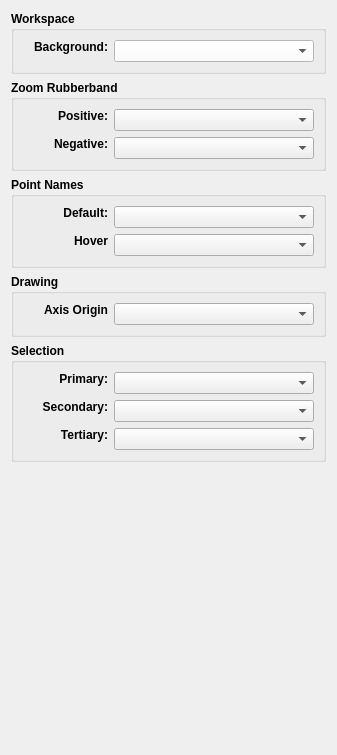
     <widget class="QWidget" name="colorsTab">
      <attribute name="title">
       <string>Colors</string>
      </attribute>
      <layout class="QVBoxLayout" name="verticalLayout_18">
       <item>
        <widget class="QGroupBox" name="groupBox">
         <property name="sizePolicy">
          <sizepolicy hsizetype="Expanding" vsizetype="Preferred">
           <horstretch>0</horstretch>
           <verstretch>0</verstretch>
          </sizepolicy>
         </property>
         <property name="minimumSize">
          <size>
           <width>0</width>
           <height>0</height>
          </size>
         </property>
         <property name="font">
          <font>
           <pointsize>9</pointsize>
           <bold>true</bold>
          </font>
         </property>
         <property name="title">
          <string>Workspace</string>
         </property>
         <layout class="QVBoxLayout" name="verticalLayout_26">
          <item>
           <layout class="QFormLayout" name="formLayout_12">
            <item row="0" column="0">
             <widget class="QLabel" name="bgColor_Label">
              <property name="sizePolicy">
               <sizepolicy hsizetype="Preferred" vsizetype="Fixed">
                <horstretch>0</horstretch>
                <verstretch>0</verstretch>
               </sizepolicy>
              </property>
              <property name="minimumSize">
               <size>
                <width>85</width>
                <height>0</height>
               </size>
              </property>
              <property name="maximumSize">
               <size>
                <width>16777215</width>
                <height>16777215</height>
               </size>
              </property>
              <property name="text">
               <string>Background:</string>
              </property>
              <property name="alignment">
               <set>Qt::AlignRight|Qt::AlignTrailing|Qt::AlignVCenter</set>
              </property>
             </widget>
            </item>
            <item row="0" column="1">
             <widget class="ColorComboBox" name="bgColor_ComboBox">
              <property name="sizePolicy">
               <sizepolicy hsizetype="Preferred" vsizetype="Fixed">
                <horstretch>0</horstretch>
                <verstretch>0</verstretch>
               </sizepolicy>
              </property>
              <property name="minimumSize">
               <size>
                <width>200</width>
                <height>0</height>
               </size>
              </property>
              <property name="maximumSize">
               <size>
                <width>0</width>
                <height>16777215</height>
               </size>
              </property>
              <property name="styleSheet">
               <string notr="true">background-color: rgb(255, 255, 255);</string>
              </property>
              <property name="maxVisibleItems">
               <number>15</number>
              </property>
              <property name="iconSize">
               <size>
                <width>40</width>
                <height>14</height>
               </size>
              </property>
             </widget>
            </item>
           </layout>
          </item>
         </layout>
        </widget>
       </item>
       <item>
        <widget class="QGroupBox" name="zoomRubberBandGroupBox">
         <property name="sizePolicy">
          <sizepolicy hsizetype="Expanding" vsizetype="Preferred">
           <horstretch>0</horstretch>
           <verstretch>0</verstretch>
          </sizepolicy>
         </property>
         <property name="minimumSize">
          <size>
           <width>0</width>
           <height>0</height>
          </size>
         </property>
         <property name="maximumSize">
          <size>
           <width>16777215</width>
           <height>16777215</height>
          </size>
         </property>
         <property name="font">
          <font>
           <pointsize>9</pointsize>
           <bold>true</bold>
          </font>
         </property>
         <property name="title">
          <string>Zoom Rubberband</string>
         </property>
         <layout class="QVBoxLayout" name="verticalLayout_12">
          <item>
           <layout class="QFormLayout" name="formLayout">
            <item row="0" column="0">
             <widget class="QLabel" name="zrbPositiveColorLabel">
              <property name="sizePolicy">
               <sizepolicy hsizetype="Preferred" vsizetype="Fixed">
                <horstretch>0</horstretch>
                <verstretch>0</verstretch>
               </sizepolicy>
              </property>
              <property name="minimumSize">
               <size>
                <width>85</width>
                <height>0</height>
               </size>
              </property>
              <property name="font">
               <font>
                <pointsize>9</pointsize>
                <bold>true</bold>
               </font>
              </property>
              <property name="text">
               <string>Positive:</string>
              </property>
              <property name="alignment">
               <set>Qt::AlignRight|Qt::AlignTrailing|Qt::AlignVCenter</set>
              </property>
             </widget>
            </item>
            <item row="0" column="1">
             <widget class="ColorComboBox" name="zrbPositiveColor_ComboBox">
              <property name="sizePolicy">
               <sizepolicy hsizetype="Preferred" vsizetype="Fixed">
                <horstretch>0</horstretch>
                <verstretch>0</verstretch>
               </sizepolicy>
              </property>
              <property name="minimumSize">
               <size>
                <width>200</width>
                <height>0</height>
               </size>
              </property>
              <property name="maximumSize">
               <size>
                <width>0</width>
                <height>16777215</height>
               </size>
              </property>
              <property name="styleSheet">
               <string notr="true"/>
              </property>
              <property name="maxVisibleItems">
               <number>15</number>
              </property>
              <property name="iconSize">
               <size>
                <width>40</width>
                <height>14</height>
               </size>
              </property>
             </widget>
            </item>
            <item row="1" column="0">
             <widget class="QLabel" name="zrbNegativeColorLabel">
              <property name="sizePolicy">
               <sizepolicy hsizetype="Preferred" vsizetype="Fixed">
                <horstretch>0</horstretch>
                <verstretch>0</verstretch>
               </sizepolicy>
              </property>
              <property name="minimumSize">
               <size>
                <width>85</width>
                <height>0</height>
               </size>
              </property>
              <property name="maximumSize">
               <size>
                <width>16777215</width>
                <height>16777215</height>
               </size>
              </property>
              <property name="font">
               <font>
                <pointsize>9</pointsize>
                <bold>true</bold>
               </font>
              </property>
              <property name="text">
               <string>Negative:</string>
              </property>
              <property name="alignment">
               <set>Qt::AlignRight|Qt::AlignTrailing|Qt::AlignVCenter</set>
              </property>
             </widget>
            </item>
            <item row="1" column="1">
             <widget class="ColorComboBox" name="zrbNegativeColor_ComboBox">
              <property name="sizePolicy">
               <sizepolicy hsizetype="Preferred" vsizetype="Fixed">
                <horstretch>0</horstretch>
                <verstretch>0</verstretch>
               </sizepolicy>
              </property>
              <property name="maximumSize">
               <size>
                <width>200</width>
                <height>16777215</height>
               </size>
              </property>
              <property name="styleSheet">
               <string notr="true"/>
              </property>
              <property name="maxVisibleItems">
               <number>15</number>
              </property>
              <property name="iconSize">
               <size>
                <width>40</width>
                <height>14</height>
               </size>
              </property>
             </widget>
            </item>
           </layout>
          </item>
         </layout>
        </widget>
       </item>
       <item>
        <widget class="QGroupBox" name="pointNames_GroupBox">
         <property name="sizePolicy">
          <sizepolicy hsizetype="Expanding" vsizetype="Preferred">
           <horstretch>0</horstretch>
           <verstretch>0</verstretch>
          </sizepolicy>
         </property>
         <property name="minimumSize">
          <size>
           <width>0</width>
           <height>0</height>
          </size>
         </property>
         <property name="maximumSize">
          <size>
           <width>16777215</width>
           <height>16777215</height>
          </size>
         </property>
         <property name="font">
          <font>
           <pointsize>9</pointsize>
           <bold>true</bold>
          </font>
         </property>
         <property name="title">
          <string>Point Names</string>
         </property>
         <layout class="QVBoxLayout" name="verticalLayout_13">
          <item>
           <layout class="QFormLayout" name="formLayout_7">
            <item row="0" column="0">
             <widget class="QLabel" name="pontNameColor_Label">
              <property name="sizePolicy">
               <sizepolicy hsizetype="Preferred" vsizetype="Fixed">
                <horstretch>0</horstretch>
                <verstretch>0</verstretch>
               </sizepolicy>
              </property>
              <property name="minimumSize">
               <size>
                <width>85</width>
                <height>0</height>
               </size>
              </property>
              <property name="font">
               <font>
                <pointsize>9</pointsize>
                <bold>true</bold>
               </font>
              </property>
              <property name="text">
               <string>Default:</string>
              </property>
              <property name="alignment">
               <set>Qt::AlignRight|Qt::AlignTrailing|Qt::AlignVCenter</set>
              </property>
             </widget>
            </item>
            <item row="0" column="1">
             <widget class="ColorComboBox" name="pointNameColor_ComboBox">
              <property name="sizePolicy">
               <sizepolicy hsizetype="Preferred" vsizetype="Fixed">
                <horstretch>0</horstretch>
                <verstretch>0</verstretch>
               </sizepolicy>
              </property>
              <property name="maximumSize">
               <size>
                <width>200</width>
                <height>16777215</height>
               </size>
              </property>
              <property name="styleSheet">
               <string notr="true"/>
              </property>
              <property name="maxVisibleItems">
               <number>15</number>
              </property>
              <property name="iconSize">
               <size>
                <width>40</width>
                <height>14</height>
               </size>
              </property>
             </widget>
            </item>
            <item row="1" column="0">
             <widget class="QLabel" name="pontNameHoverColor_Label">
              <property name="sizePolicy">
               <sizepolicy hsizetype="Preferred" vsizetype="Fixed">
                <horstretch>0</horstretch>
                <verstretch>0</verstretch>
               </sizepolicy>
              </property>
              <property name="minimumSize">
               <size>
                <width>85</width>
                <height>0</height>
               </size>
              </property>
              <property name="maximumSize">
               <size>
                <width>16777215</width>
                <height>16777215</height>
               </size>
              </property>
              <property name="font">
               <font>
                <pointsize>9</pointsize>
                <bold>true</bold>
               </font>
              </property>
              <property name="text">
               <string>Hover</string>
              </property>
              <property name="alignment">
               <set>Qt::AlignRight|Qt::AlignTrailing|Qt::AlignVCenter</set>
              </property>
             </widget>
            </item>
            <item row="1" column="1">
             <widget class="ColorComboBox" name="pointNameHoverColor_ComboBox">
              <property name="sizePolicy">
               <sizepolicy hsizetype="Preferred" vsizetype="Fixed">
                <horstretch>0</horstretch>
                <verstretch>0</verstretch>
               </sizepolicy>
              </property>
              <property name="maximumSize">
               <size>
                <width>200</width>
                <height>16777215</height>
               </size>
              </property>
              <property name="styleSheet">
               <string notr="true"/>
              </property>
              <property name="maxVisibleItems">
               <number>15</number>
              </property>
              <property name="iconSize">
               <size>
                <width>40</width>
                <height>14</height>
               </size>
              </property>
             </widget>
            </item>
           </layout>
          </item>
         </layout>
        </widget>
       </item>
       <item>
        <widget class="QGroupBox" name="drawing_GroupBox">
         <property name="sizePolicy">
          <sizepolicy hsizetype="Expanding" vsizetype="Preferred">
           <horstretch>0</horstretch>
           <verstretch>0</verstretch>
          </sizepolicy>
         </property>
         <property name="minimumSize">
          <size>
           <width>0</width>
           <height>0</height>
          </size>
         </property>
         <property name="maximumSize">
          <size>
           <width>16777215</width>
           <height>16777215</height>
          </size>
         </property>
         <property name="font">
          <font>
           <pointsize>9</pointsize>
           <bold>true</bold>
          </font>
         </property>
         <property name="title">
          <string>Drawing</string>
         </property>
         <layout class="QVBoxLayout" name="verticalLayout_14">
          <item>
           <layout class="QFormLayout" name="formLayout_8">
            <item row="0" column="0">
             <widget class="QLabel" name="axisOrginColor_Label">
              <property name="sizePolicy">
               <sizepolicy hsizetype="Preferred" vsizetype="Fixed">
                <horstretch>0</horstretch>
                <verstretch>0</verstretch>
               </sizepolicy>
              </property>
              <property name="minimumSize">
               <size>
                <width>85</width>
                <height>0</height>
               </size>
              </property>
              <property name="font">
               <font>
                <pointsize>9</pointsize>
                <bold>true</bold>
               </font>
              </property>
              <property name="text">
               <string>Axis Origin</string>
              </property>
              <property name="alignment">
               <set>Qt::AlignRight|Qt::AlignTrailing|Qt::AlignVCenter</set>
              </property>
             </widget>
            </item>
            <item row="0" column="1">
             <widget class="ColorComboBox" name="axisOrginColor_ComboBox">
              <property name="sizePolicy">
               <sizepolicy hsizetype="Preferred" vsizetype="Fixed">
                <horstretch>0</horstretch>
                <verstretch>0</verstretch>
               </sizepolicy>
              </property>
              <property name="maximumSize">
               <size>
                <width>200</width>
                <height>16777215</height>
               </size>
              </property>
              <property name="styleSheet">
               <string notr="true"/>
              </property>
              <property name="maxVisibleItems">
               <number>15</number>
              </property>
              <property name="iconSize">
               <size>
                <width>40</width>
                <height>14</height>
               </size>
              </property>
             </widget>
            </item>
           </layout>
          </item>
         </layout>
        </widget>
       </item>
       <item>
        <widget class="QGroupBox" name="selection_GroupBox">
         <property name="sizePolicy">
          <sizepolicy hsizetype="Expanding" vsizetype="Preferred">
           <horstretch>0</horstretch>
           <verstretch>0</verstretch>
          </sizepolicy>
         </property>
         <property name="minimumSize">
          <size>
           <width>0</width>
           <height>0</height>
          </size>
         </property>
         <property name="font">
          <font>
           <pointsize>9</pointsize>
           <bold>true</bold>
          </font>
         </property>
         <property name="title">
          <string>Selection</string>
         </property>
         <layout class="QVBoxLayout" name="verticalLayout_22">
          <item>
           <layout class="QFormLayout" name="formLayout_9">
            <item row="0" column="0">
             <widget class="QLabel" name="primarySupportColor_Label">
              <property name="sizePolicy">
               <sizepolicy hsizetype="Preferred" vsizetype="Fixed">
                <horstretch>0</horstretch>
                <verstretch>0</verstretch>
               </sizepolicy>
              </property>
              <property name="minimumSize">
               <size>
                <width>85</width>
                <height>0</height>
               </size>
              </property>
              <property name="font">
               <font>
                <pointsize>9</pointsize>
                <bold>true</bold>
               </font>
              </property>
              <property name="text">
               <string>Primary:</string>
              </property>
              <property name="alignment">
               <set>Qt::AlignRight|Qt::AlignTrailing|Qt::AlignVCenter</set>
              </property>
             </widget>
            </item>
            <item row="0" column="1">
             <widget class="ColorComboBox" name="primarySupportColor_ComboBox">
              <property name="sizePolicy">
               <sizepolicy hsizetype="Preferred" vsizetype="Fixed">
                <horstretch>0</horstretch>
                <verstretch>0</verstretch>
               </sizepolicy>
              </property>
              <property name="maximumSize">
               <size>
                <width>200</width>
                <height>16777215</height>
               </size>
              </property>
              <property name="styleSheet">
               <string notr="true"/>
              </property>
              <property name="maxVisibleItems">
               <number>15</number>
              </property>
              <property name="iconSize">
               <size>
                <width>40</width>
                <height>14</height>
               </size>
              </property>
             </widget>
            </item>
            <item row="1" column="0">
             <widget class="QLabel" name="secondarySupportColor_Label">
              <property name="sizePolicy">
               <sizepolicy hsizetype="Preferred" vsizetype="Fixed">
                <horstretch>0</horstretch>
                <verstretch>0</verstretch>
               </sizepolicy>
              </property>
              <property name="minimumSize">
               <size>
                <width>85</width>
                <height>0</height>
               </size>
              </property>
              <property name="maximumSize">
               <size>
                <width>16777215</width>
                <height>16777215</height>
               </size>
              </property>
              <property name="font">
               <font>
                <pointsize>9</pointsize>
                <bold>true</bold>
               </font>
              </property>
              <property name="text">
               <string>Secondary:</string>
              </property>
              <property name="alignment">
               <set>Qt::AlignRight|Qt::AlignTrailing|Qt::AlignVCenter</set>
              </property>
             </widget>
            </item>
            <item row="1" column="1">
             <widget class="ColorComboBox" name="secondarySupportColor_ComboBox">
              <property name="sizePolicy">
               <sizepolicy hsizetype="Preferred" vsizetype="Fixed">
                <horstretch>0</horstretch>
                <verstretch>0</verstretch>
               </sizepolicy>
              </property>
              <property name="maximumSize">
               <size>
                <width>200</width>
                <height>16777215</height>
               </size>
              </property>
              <property name="styleSheet">
               <string notr="true"/>
              </property>
              <property name="maxVisibleItems">
               <number>15</number>
              </property>
              <property name="iconSize">
               <size>
                <width>40</width>
                <height>14</height>
               </size>
              </property>
             </widget>
            </item>
            <item row="2" column="0">
             <widget class="QLabel" name="tertiarySupportColor_Laabel">
              <property name="sizePolicy">
               <sizepolicy hsizetype="Preferred" vsizetype="Fixed">
                <horstretch>0</horstretch>
                <verstretch>0</verstretch>
               </sizepolicy>
              </property>
              <property name="minimumSize">
               <size>
                <width>85</width>
                <height>0</height>
               </size>
              </property>
              <property name="maximumSize">
               <size>
                <width>16777215</width>
                <height>16777215</height>
               </size>
              </property>
              <property name="font">
               <font>
                <pointsize>9</pointsize>
                <bold>true</bold>
               </font>
              </property>
              <property name="text">
               <string>Tertiary:</string>
              </property>
              <property name="alignment">
               <set>Qt::AlignRight|Qt::AlignTrailing|Qt::AlignVCenter</set>
              </property>
             </widget>
            </item>
            <item row="2" column="1">
             <widget class="ColorComboBox" name="tertiarySupportColor_ComboBox">
              <property name="sizePolicy">
               <sizepolicy hsizetype="Preferred" vsizetype="Fixed">
                <horstretch>0</horstretch>
                <verstretch>0</verstretch>
               </sizepolicy>
              </property>
              <property name="maximumSize">
               <size>
                <width>200</width>
                <height>16777215</height>
               </size>
              </property>
              <property name="styleSheet">
               <string notr="true"/>
              </property>
              <property name="maxVisibleItems">
               <number>15</number>
              </property>
              <property name="iconSize">
               <size>
                <width>40</width>
                <height>14</height>
               </size>
              </property>
             </widget>
            </item>
           </layout>
          </item>
         </layout>
        </widget>
       </item>
       <item>
        <spacer name="verticalSpacer_4">
         <property name="orientation">
          <enum>Qt::Vertical</enum>
         </property>
         <property name="sizeHint" stdset="0">
          <size>
           <width>20</width>
           <height>282</height>
          </size>
         </property>
        </spacer>
       </item>
      </layout>
     </widget>
